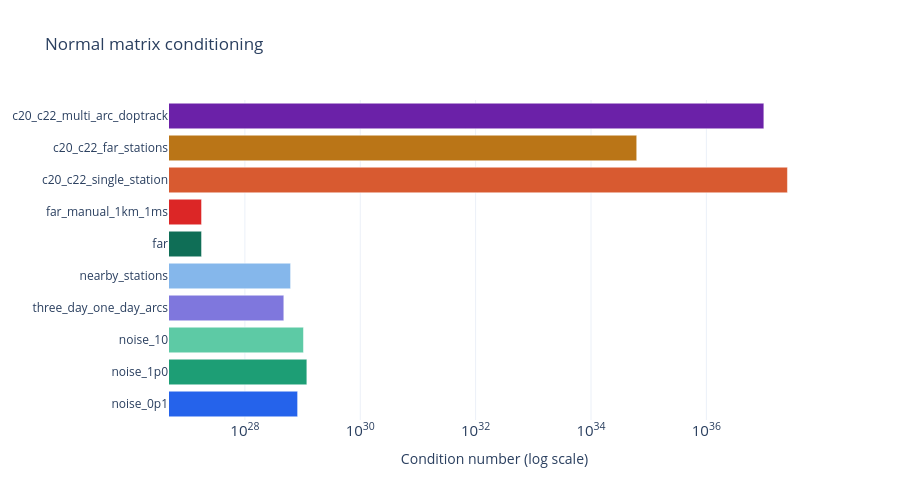
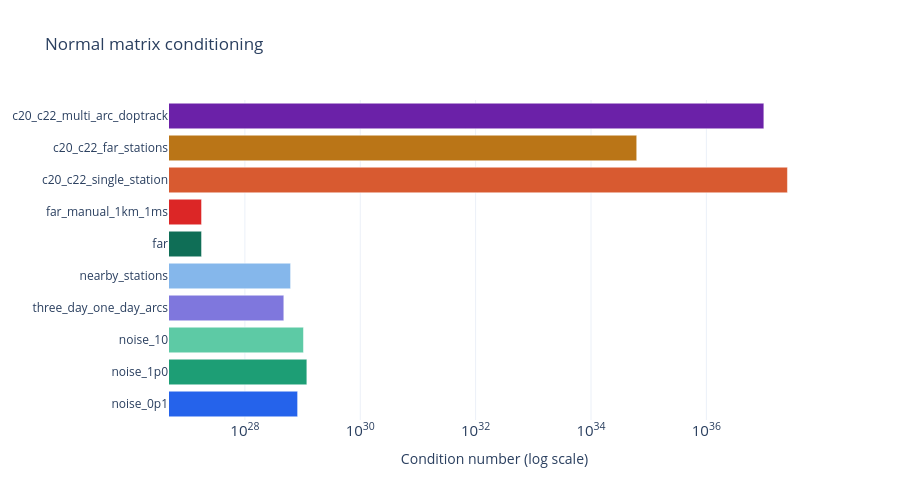

The cell these charts' notebook holds for them, in order:
### Code cell
plot_condition()

### Figure 1 — Plotly figure (JSON) as saved in the notebook; plotly's stock layout.template omitted (floating-point values rounded to 4 significant figures)
{"data": [{"hovertemplate": "%{y}: κ = %{x:.2e}<extra></extra>", "marker": {"color": ["#2563EB", "#1D9E75", "#5DCAA5", "#7F77DD", "#85B7EB", "#0F6E56", "#DC2626", "#D85A30", "#BA7517", "#6B21A8"]}, "orientation": "h", "x": [8.204e+28, 1.187e+29, 1.037e+29, 4.732e+28, 6.197e+28, 1.774e+27, 1.774e+27, 2.544e+37, 6.207e+34, 9.921e+36], "y": ["noise_0p1", "noise_1p0", "noise_10", "three_day_one_day_arcs", "nearby_stations", "far", "far_manual_1km_1ms", "c20_c22_single_station", "c20_c22_far_stations", "c20_c22_multi_arc_doptrack"], "type": "bar"}], "layout": {"xaxis": {"type": "log", "title": {"text": "Condition number (log scale)"}}, "title": {"text": "Normal matrix conditioning"}, "height": 500}}

### Figure 2 — Plotly figure (JSON) as saved in the notebook; plotly's stock layout.template omitted (floating-point values rounded to 4 significant figures)
{"data": [{"hovertemplate": "%{y}: κ = %{x:.2e}<extra></extra>", "marker": {"color": ["#2563EB", "#1D9E75", "#5DCAA5", "#7F77DD", "#85B7EB", "#0F6E56", "#DC2626", "#D85A30", "#BA7517", "#6B21A8"]}, "orientation": "h", "x": [8.204e+28, 1.187e+29, 1.037e+29, 4.732e+28, 6.197e+28, 1.774e+27, 1.774e+27, 2.544e+37, 6.207e+34, 9.921e+36], "y": ["noise_0p1", "noise_1p0", "noise_10", "three_day_one_day_arcs", "nearby_stations", "far", "far_manual_1km_1ms", "c20_c22_single_station", "c20_c22_far_stations", "c20_c22_multi_arc_doptrack"], "type": "bar"}], "layout": {"xaxis": {"type": "log", "title": {"text": "Condition number (log scale)"}}, "title": {"text": "Normal matrix conditioning"}, "height": 500}}
